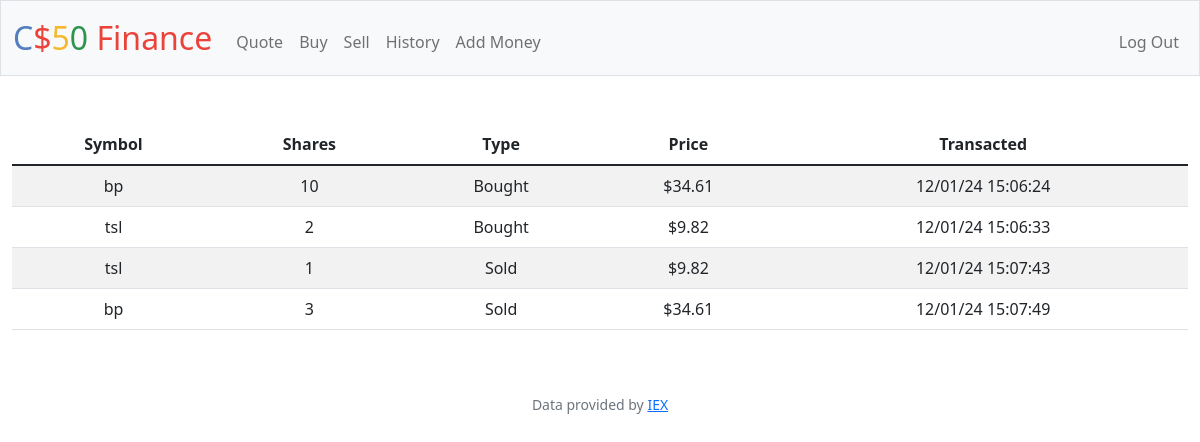
Screenshot of /history (signed in) with the database file from the repository.
### tables this page shows
CREATE TABLE buy (
id INTEGER PRIMARY KEY AUTOINCREMENT NOT NULL,
user_id INTEGER NOT NULL,
name TEXT NOT NULL,
symbol TEXT NOT NULL,
shares INTEGER NOT NULL,
type TEXT NOT NULL,
price FLOAT NOT NULL,
time TEXT NOT NULL,
FOREIGN KEY (user_id) REFERENCES users(id));

### app.py (the view)
@app.route("/history")
@login_required
def history():
    history = db.execute(
        "SELECT symbol, shares, type, price, time FROM buy WHERE user_id = ?",
        session["user_id"],
    )
    return render_template("history.html", history=history)

### app.py (called while the page is built)
@app.after_request
def after_request(response):
    response.headers["Cache-Control"] = "no-cache, no-store, must-revalidate"
    response.headers["Expires"] = 0
    response.headers["Pragma"] = "no-cache"
    return response

### helpers.py (called while the page is built)
def login_required(f):
    @wraps(f)
    def decorated_function(*args, **kwargs):
        if session.get("user_id") is None:
            return redirect("/login")
        return f(*args, **kwargs)
    return decorated_function

def usd(value):
    return f"${value:,.2f}"

### templates/history.html (shortened to what this page needs)
{% extends "layout.html" %}
{% block main %}
    <table action="/history" method="get" class="table table-striped">
        <thead>
            <tr>
                <th>Symbol</th>
                <th>Shares</th>
                <th>Type</th>
                <th>Price</th>
                <th>Transacted</th>
            </tr>
        </thead>
        <tbody>
            {% for dict in history %}
                <tr>
                    <td>{{ dict.symbol }}</td>
                    <td>{{ dict.shares }}</td>
                    <td>{{ dict.type }}</td>
                    <td>{{ dict.price | usd }}</td>
                    <td>{{ dict.time }}</td>
                </tr>
            {% endfor %}
        </tbody>
    </table>
{% endblock %}

### rows the page displays
buy: symbol "bp", shares "10", type "Bought", price "$34.61", time "12/01/24 15:06:24"
buy: symbol "tsl", shares "2", type "Bought", price "$9.82", time "12/01/24 15:06:33"
buy: symbol "tsl", shares "1", type "Sold", price "$9.82", time "12/01/24 15:07:43"
buy: symbol "bp", shares "3", type "Sold", price "$34.61", time "12/01/24 15:07:49"
